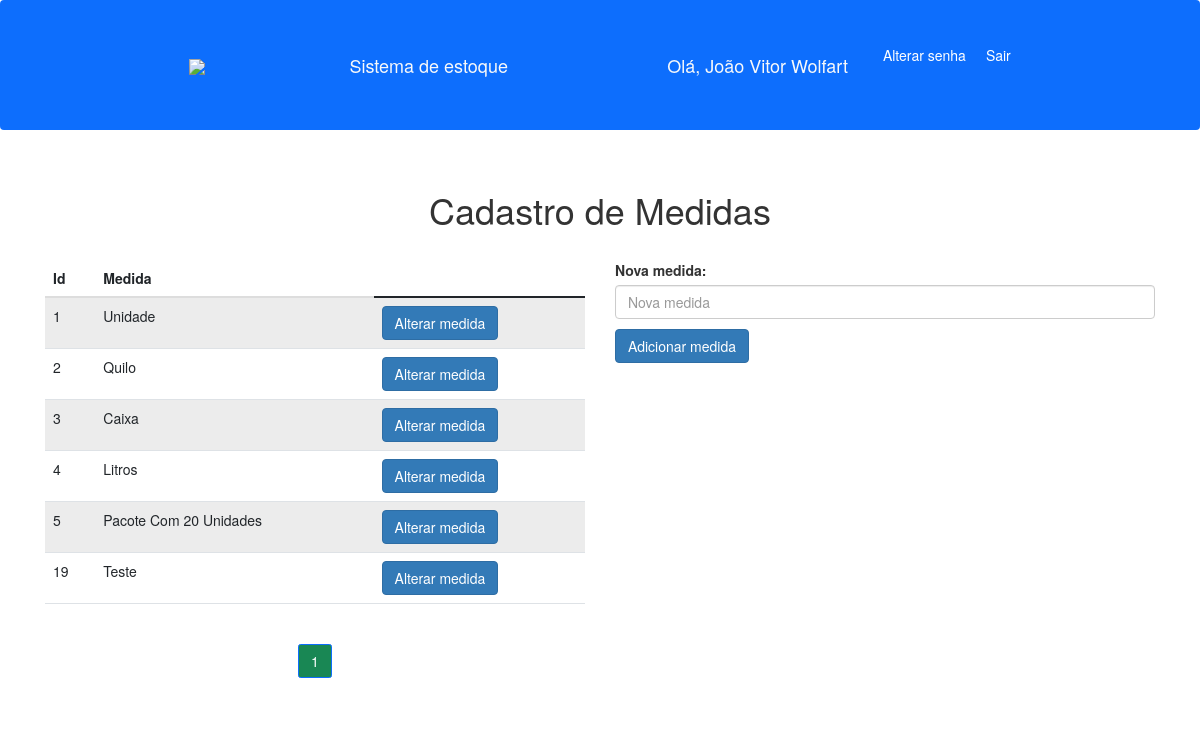
The app's page /adicionar_medida/ (signed in) with its own data.
### produtos/models.py (models this page shows, shortened)
class Medidas(models.Model):
    descricao = models.CharField(max_length=50)

### produtos/views.py (the view, shortened to what this page needs)
# urls.py: path('adicionar_medida/', views.adicionar_medida, name='adicionar_medida'),
@login_required(login_url='login')
def adicionar_medida(request):
    medidas = Medidas.objects.all()
    paginator = Paginator(medidas, 6)
    page = request.GET.get('p')
    medidas = paginator.get_page(page)
    if request.method != 'POST':
        return render(request, 'paginas/adicionar_medida.html', {'medidas':medidas})

### produtos/templates/paginas/adicionar_medida.html (shortened to what this page needs)
{% extends 'base.html'%}
{%block 'conteudo'%}
<h1 class="text-center my-5">Cadastro de Medidas</h1>
<div class="row">
  <div class="col-lg-6">
    <table class="table table-striped table-hover">
      <thead>
        <tr>
          <th scope="col">Id</th>
          <th scope="col">Medida</th>
        </tr>
      </thead>
      <tbody>
        {% for c in medidas%}
        <tr>
            <td>{{c.id}}</td>
            <td>{{c.descricao}}</td>
            <td><a href="{% url 'alterar_medida' c.id%}" class="btn btn-primary">Alterar medida</a></td>
        </tr>
        {%endfor%}
      </tbody>
    </table>
    <nav aria-label="Page navigation example" class="text-center justify-content-center">
      <ul class="pagination justify-content-center">
        {%for pagina in medidas.paginator.page_range%}
        {%if medidas.number == pagina%}
          <li class="page-item active"><a class="page-link bg-success" href="?p={{pagina}}">{{pagina}}</a></li>
        {% else %}
          <li class="page-item"><a class="page-link" href="?p={{pagina}}">{{pagina}}</a></li>
        {%endif%}
        {%endfor%}
      </ul>
    </nav>
  </div>
  <div class="col-lg-6">
    <form method="post" action="{% url 'adicionar_medida' %}" enctype="multipart/form-data">
      <div class="mb-3">
        <label class="form-label">Nova medida: </label>
        <input type="text" class="form-control" name="medida" placeholder="Nova medida" value="{{request.POST.medida}}">
      </div>
      <button type="submit" class="btn btn-primary">Adicionar medida</button>
    </form>
  </div>
</div>
{%endblock%}

### templates/base.html (shortened to what this page needs)
{% load static%}
<!doctype html>
<html lang="pt-br">
  <head>
    <link href="https://cdn.jsdelivr.net/npm/bootstrap@5.1.3/dist/css/bootstrap.min.css" rel="stylesheet">
    <link rel="stylesheet" href="{% static 'css/blog.css' %}">
  </head>
  <body>
    <nav class="navbar navbar-light bg-primary" style="height: 130px;">
        <div class="container">
          <a href="{% url 'home'%}" class="nav-link text-light text-start"><img src="{% static 'img/icone_home.png'%}" style="max-width: 50px;"></span>
          <a href="{% url 'home'%}" class="navbar-brand nav-link text-light text-start">Sistema de estoque</span>
          <div class="d-flex">
          {% if user.first_name != ''%}
          <span>Olá, {{user.first_name}} {{user.last_name}}</span>
          {% else %}
          <span>Olá, {{user}}</span>
          {%endif%}
          <a class="nav-link text-white" href="{% url 'alterar_senha' %}">Alterar senha</a>
          <a class="nav-link text-white" href="{% url 'logout' %}">Sair</a>
          </div>
        </div>
      </nav>
      <div class="container mt-5 mb-3">
      {% block 'conteudo' %}
      {% endblock %}
    </div>
    <link rel="stylesheet" href="https://maxcdn.bootstrapcdn.com/bootstrap/3.4.1/css/bootstrap.min.css">
  </body>
</html>

### templates/static/css/blog.css (style rules this page uses)
* { margin: 0; padding: 0; }
body { background-color: azure; }
.container { width: 90%; margin: 0 auto; }
a { cursor: pointer; }

### records on screen
Medidas: id "1", descricao "Unidade"
Medidas: id "2", descricao "Quilo"
Medidas: id "3", descricao "Caixa"
Medidas: id "4", descricao "Litros"
Medidas: id "5", descricao "Pacote Com 20 Unidades"
Medidas: id "19", descricao "Teste"

### other values on screen
{{ user.first_name }} "João Vitor"
{{ user.last_name }} "Wolfart"
{{ pagina }} "1"
